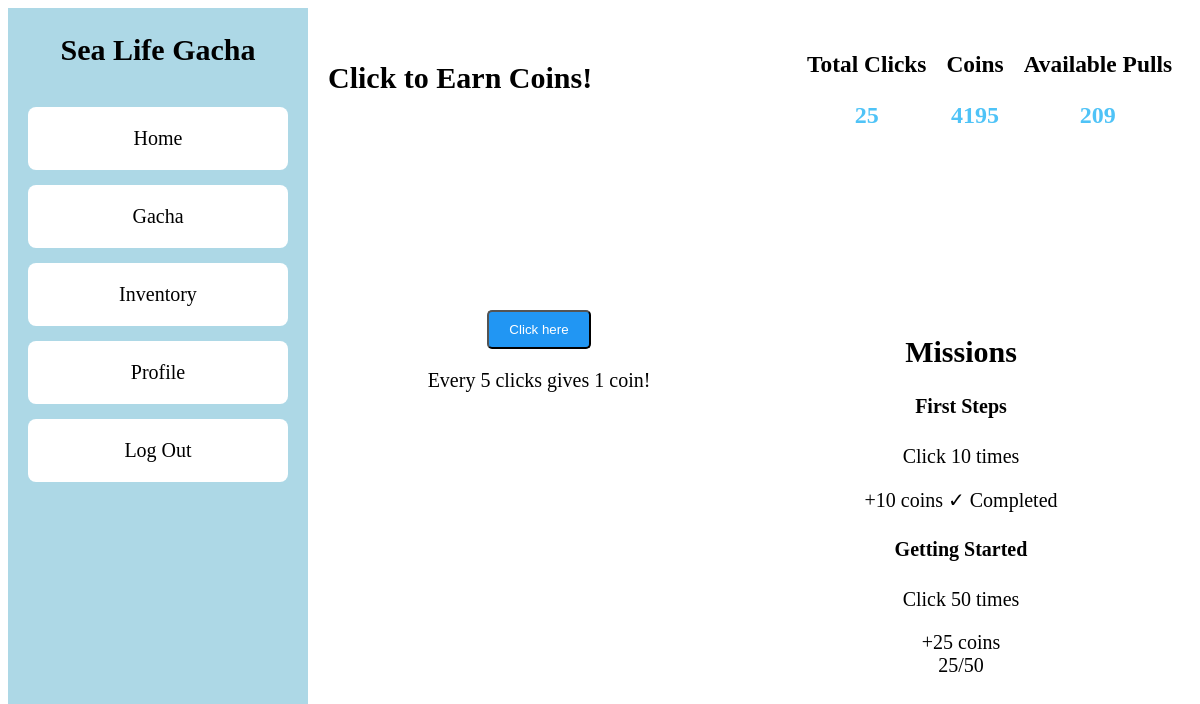
The app's page / (signed in) with its own data.
### models.py (models this page shows)
class User(db.Model):
    user_id = db.Column(db.Integer, primary_key=True)
    username = db.Column(db.String(80), unique=True, nullable=False)
    role = db.Column(db.String(20), default='user', nullable=False)
    password_hash = db.Column(db.String(128), nullable=False)
    clicks = db.Column(db.Integer, default=0)
    coins = db.Column(db.Integer, default=0)
    pulls = db.Column(db.Integer, default=0)
    avatar = db.Column(db.String(50), default='default.png')
    bio = db.Column(db.String(200), default='A marine creature collector')
    pity_counter = db.Column(db.Integer, default=0)
    legendary_pity = db.Column(db.Integer, default=0)
    created_at = db.Column(db.DateTime, default=datetime.utcnow)
    updated_at = db.Column(db.DateTime, default=datetime.utcnow, onupdate=datetime.utcnow)
    inventory = db.relationship('UserCreature', backref='user', lazy=True, cascade='all, delete-orphan')
    completed_missions = db.relationship('UserMission', backref='user', lazy=True, cascade='all, delete-orphan')

class Mission(db.Model):
    mission_id = db.Column(db.Integer, primary_key=True)
    name = db.Column(db.String(100), nullable=False)
    description = db.Column(db.String(200), nullable=False)
    target = db.Column(db.Integer, nullable=False)
    reward = db.Column(db.Integer, nullable=False)
    order = db.Column(db.Integer, default=0)

### app.py (the view)
@app.route('/')
def home():
    user = get_current_user()
    if not user:
        return redirect(url_for('auth'))
    user_data = get_user_data(user)
    return render_template('home.html',
        username=user.username,
        clicks=user_data['clicks'],
        coins=user.coins,
        missions=get_all_missions(),
        completed_missions=user_data['completed_missions'],
        pulls=user.pulls)

### app.py (called while the page is built)
def get_current_user():
    if 'user_id' in session:
        return db.session.get(User, session['user_id'])
    return None

def get_user_data(user):
    completed_missions = UserMission.query.filter_by(user_id=user.user_id, completed=True).all()
    completed_mission_ids = [mission.mission_id for mission in completed_missions]
    inventory_creatures = UserCreature.query.filter_by(user_id=user.user_id).join(Creature).all()
    inventory = [
        {
            'id': uc.inventory_id,
            'name': uc.creature.name,
            'rarity': uc.creature.rarity,
            'image': uc.creature.image,
            'description': uc.creature.description
        }
        for uc in inventory_creatures
    ]
    return {
        'clicks': user.clicks,
        'coins': user.coins,
        'pulls': user.pulls,
        'completed_missions': completed_mission_ids,
        'inventory': inventory
    }

def get_all_missions():
    return Mission.query.order_by(Mission.order).all()

### templates/home.html (shortened to what this page needs)
{% extends "base.html" %}
{% block content %}
<div class="home-container">
    <div class="home-header">
        <h2>Click to Earn Coins!</h2>
    <div class="stats-header">
        <div class="stat-card">
            <h3>Total Clicks</h3>
            <div class="stat-value" id="click-counter">{{ clicks }}</div>
        </div>
        <div class="stat-card">
            <h3>Coins</h3>
            <div class="stat-value" id="coin-counter">{{ coins }}</div>
        </div>
        <div class="stat-card" id="pulls-stat-card">
            <h3>Available Pulls</h3>
            <div class="stat-value" id="pull-counter">{{ coins // 20 }}</div>
        </div>
    </div>
</div>
    <hr style="border: 0; border-top: 1px solid rgba(255,255,255,0.1); margin: 20px 0;">
<div class="home-content">
    <div class="click-area">
        <button id="click-button" class="ocean-button">Click here</button>
        <p>Every 5 clicks gives 1 coin!</p>
    </div>
    <div class="missions-section">
    <div class="missions-panel">
        <h2>Missions</h2>
        <div class="missions-list">
            {% for mission in missions %}
            <div class="mission-item {% if mission.id in completed_missions %}completed{% endif %}">
                <div class="mission-info">
                    <h4>{{ mission.name }}</h4>
                    <p>{{ mission.description }}</p>
                </div>
                <div class="mission-reward">
                    <span class="reward-amount">+{{ mission.reward }} coins</span>
                    {% if mission.mission_id in completed_missions %}
                    <span class="completed-badge">✓ Completed</span>
                    {% else %}
                    <div class="progress">
                        <span class="progress-text">{{ clicks }}/{{ mission.target }}</span>
                    </div>
                    {% endif %}
                </div>
            </div>
            {% endfor %}
        </div>
    </div>
</div>
</div>
</div>
{% endblock %}

### static/style.css (style rules this page uses)
#click-button { cursor: pointer; padding: 10px 20px; background: #2196f3; color: white; border-radius: 5px; display: inline-block; }
.stat-value { display: block; font-size: 24px; font-weight: bold; color: #4fc3f7; }
.home-container { display: flex; flex-direction: column; gap: 20px; }
.home-header { display: flex; justify-content: space-between; align-items: center; }
.stats-header { display: flex; gap: 20px; }
.home-content { display: flex; justify-content: space-between; align-items: flex-start; gap: 0px; margin-top: 100px; text-align: center; }
.click-area { flex: 1; }
.missions-section { flex: 1; }
.missions-panel { width: 100%; }

### records on screen
User: coins "4195", coins "209"
Mission: name "First Steps", description "Click 10 times", reward "10", shows "✓ Completed"
Mission: name "Getting Started", description "Click 50 times", reward "25", target "50"

### other values on screen
{{ clicks }} "25"
